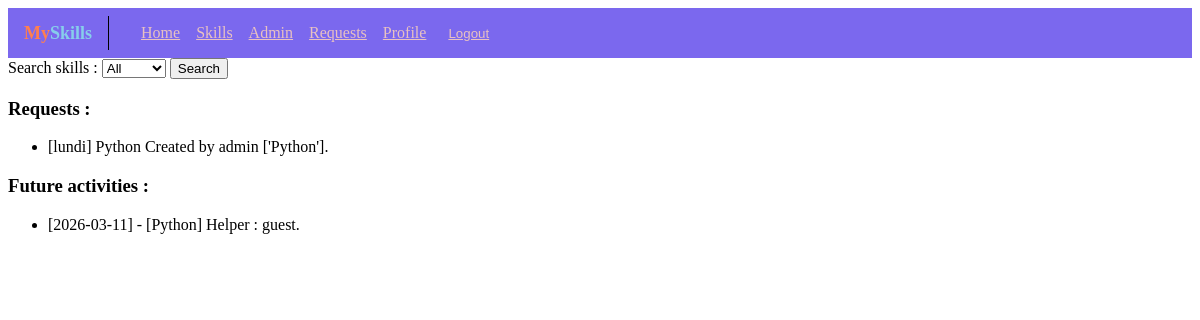
The page /skills/ (signed in) on the database as committed earlier.
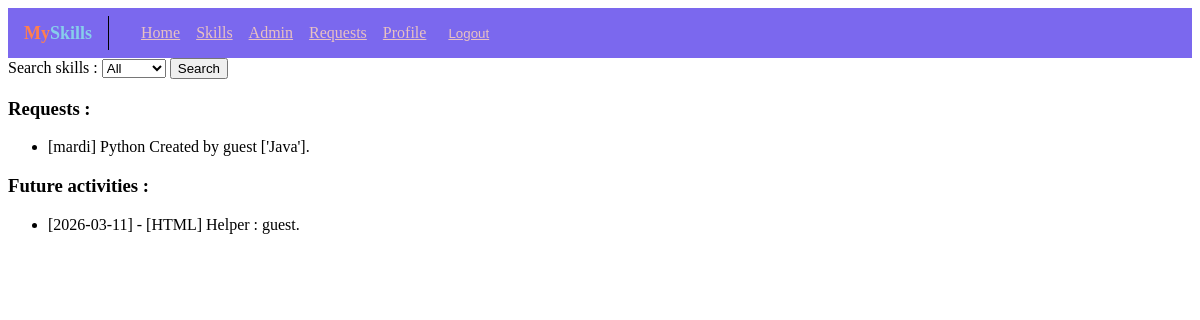
The same page on the database as committed later.
### skills/models.py (models this page shows, shortened)
class Request(models.Model):
    author = models.ForeignKey(Profile, on_delete=models.CASCADE)
    schedule = DaysField()
    needed_skill = models.ForeignKey(Skill, on_delete=models.CASCADE)
    def __str__(self):
        return f"[{self.get_schedule_display()}] " + self.needed_skill.__str__() + f" Created by {self.author}."

class Skill(models.Model):
    skill_name = models.CharField(max_length=100)
    def __str__(self):
        return self.skill_name

class Profile(models.Model):
    user = models.OneToOneField(User, on_delete=models.CASCADE)
    skills = models.ManyToManyField(Skill, related_name="skills")
    missing_skills = models.ManyToManyField(Skill, related_name="missing_skills")
    def __str__(self):
        return self.user.username + " " + [skill.__str__() for skill in self.skills.all()].__str__()

class Activity(models.Model):
    activity_date = models.DateField()
    request = models.ForeignKey(Request, related_name="request", on_delete=models.CASCADE)
    helper = models.ForeignKey(Profile, related_name="helper", on_delete=models.CASCADE)
    class Meta:
        verbose_name = "activity"
        verbose_name_plural = "activities"
    def __str__(self):
        return (f"[{self.activity_date}] - [{self.request.needed_skill}]" +
                f"\n\tHelper : {self.helper.user.username}.")
    @staticmethod
    def display_activities(request):
        if request is None or request == "None":
            return Activity.objects.all()
        return (Activity.objects.filter(activity_date__gte=timezone.now())
                .filter(request__needed_skill__skill_name=request))

### skills/views.py (the view)
# urls.py: 2. Add a URL to urlpatterns:  path('', views.home, name='home')
def home(request):
    return render(request, "skills/home.html", {
        "activities": Activity.display_activities(request.GET.get("search", None)),
        "skills": Skill.objects.all(),
        "requests": Request.objects.filter(needed_skill__skill_name=Skill.objects.get(pk=request.user.pk).skill_name)
    })

### skills/templates/skills/home.html (shortened to what this page needs)
{% extends "base.html" %}
{% block content %}
    <form method="get">
        <label for="search">Search skills :</label>
        <select name="search" id="search">
                <option value="None">All</option>
        </select>
        <button type="submit">Search</button>
    </form>
{% if user.is_authenticated %}
    <h3>Requests :</h3>
    {% if requests %}
        <ul>
            {% for r in requests %}
                <li><a>
                    {{r}}
                </a></li>
            {% endfor %}
        </ul>
    {% else %}
        <p>No requests available.</p>
    {% endif %}
{% endif %}
<h3>Future activities :</h3>
{% if activities %}
    <ul>
        {% for a in activities %}
            <li><a>
                {{a}}
            </a></li>
        {% endfor %}
    </ul>
{% else %}
    <p>No profiles available.</p>
{% endif %}
{% endblock %}

### templates/base.html (shortened to what this page needs)
<!DOCTYPE html>
<html lang="en">
<head>
    {% load static %}
    <link rel="stylesheet" href="{% static 'skills/style.css' %}">
</head>
<body>
    <header id="headbar">
        {% block headbar %}
        <h3>
            <span class="c1">My</span>
            <span class="c2">Skills</span>
        </h3>
        <ul>
            <li><a href="{% url 'skills:home' %}">Home</a></li>
            <li><a href="{% url 'skills:all' %}">Skills</a></li>
            {% if user.is_superuser %}
                <li><a href="{% url 'admin:index' %}">Admin</a></li>
            {% endif %}
            {% if not user.is_authenticated %}
                <li><a href="{% url 'login' %}">Login</a></li>
            {% else %}
                <li><a href="{% url 'skills:request' %}">Requests</a></li>
                <li><a href="{% url 'skills:profile' user.pk %}">Profile</a></li>
                <li><form action="{% url 'logout' %}" method="post">
                    <button type="submit">
                        Logout</button>
                </form></li>
            {% endif %}
        </ul>
        {% endblock %}
    </header>
    <main id="content">
        {% block content %}
        {% endblock %}
    </main>
</body>
</html>

### static/skills/style.css (style rules this page uses)
#headbar { height: 50px; padding-left: 16px; background-color: MediumSlateBlue; display: flex; align-items: center; }
#headbar h3 { font-size: 0px; }
#headbar h3 > span { font-size: 18px; }
#headbar .c1 { color: coral; }
#headbar .c2 { color: skyblue; }
#headbar ul { list-style-type: none; display: flex; align-items: center; gap: 16px; padding-inline-start: 16px; }
#headbar a { color: #E8C1C1; }
#headbar button { background: none; text-decoration: underline ;border: none; color: #E8C1C1; cursor: pointer; }

Rows that differ between the two databases and show on the page:
removed Request: schedule+needed_skill+author "[lundi] Python Created by admin ['Python']."
removed Activity: activity_date+request+helper "[2026-03-11] - [Python] Helper : guest."
added Request: schedule+needed_skill+author "[mardi] Python Created by guest ['Java']."
added Activity: activity_date+request+helper "[2026-03-11] - [HTML] Helper : guest."
